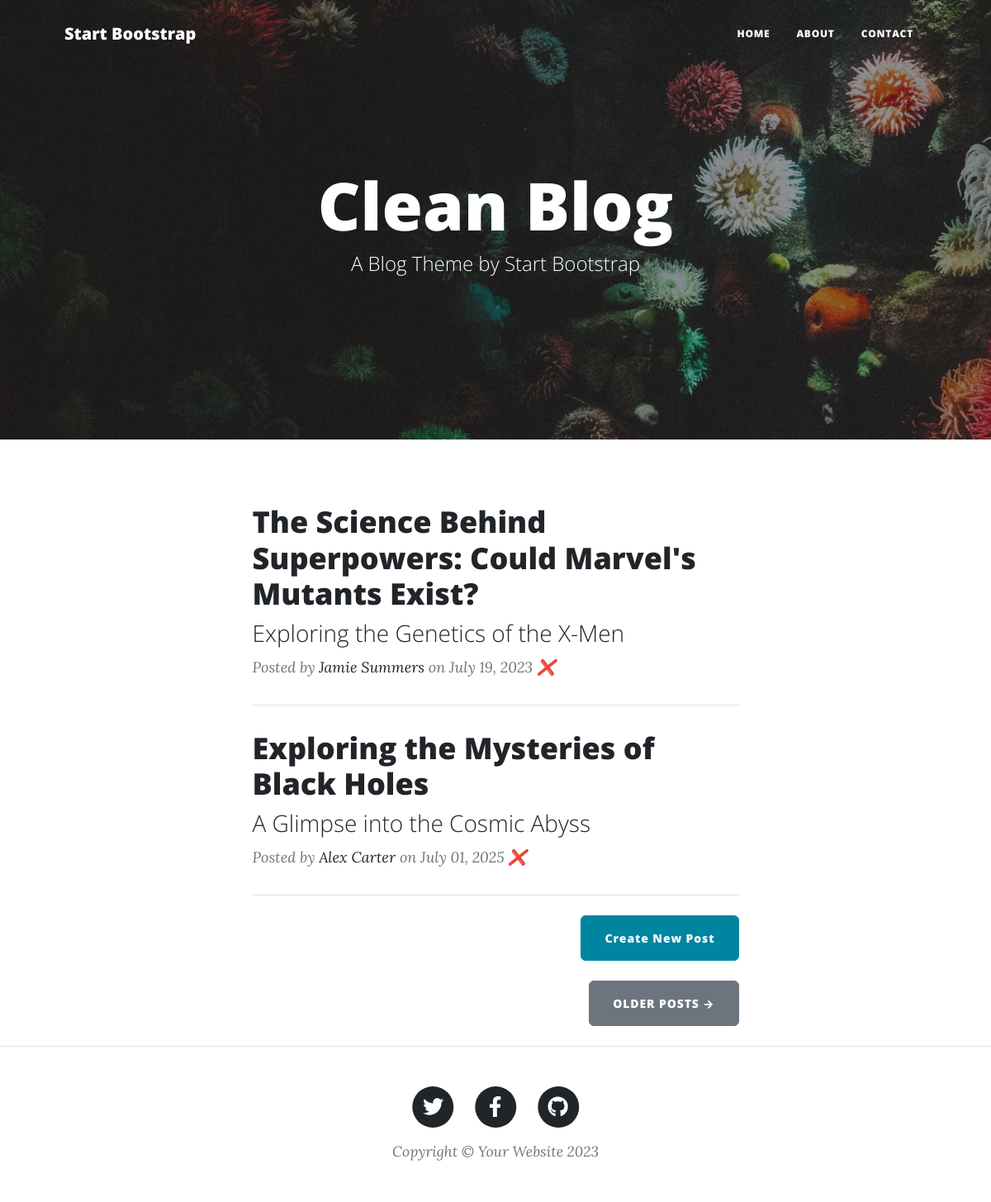
Before: / with the older database file.
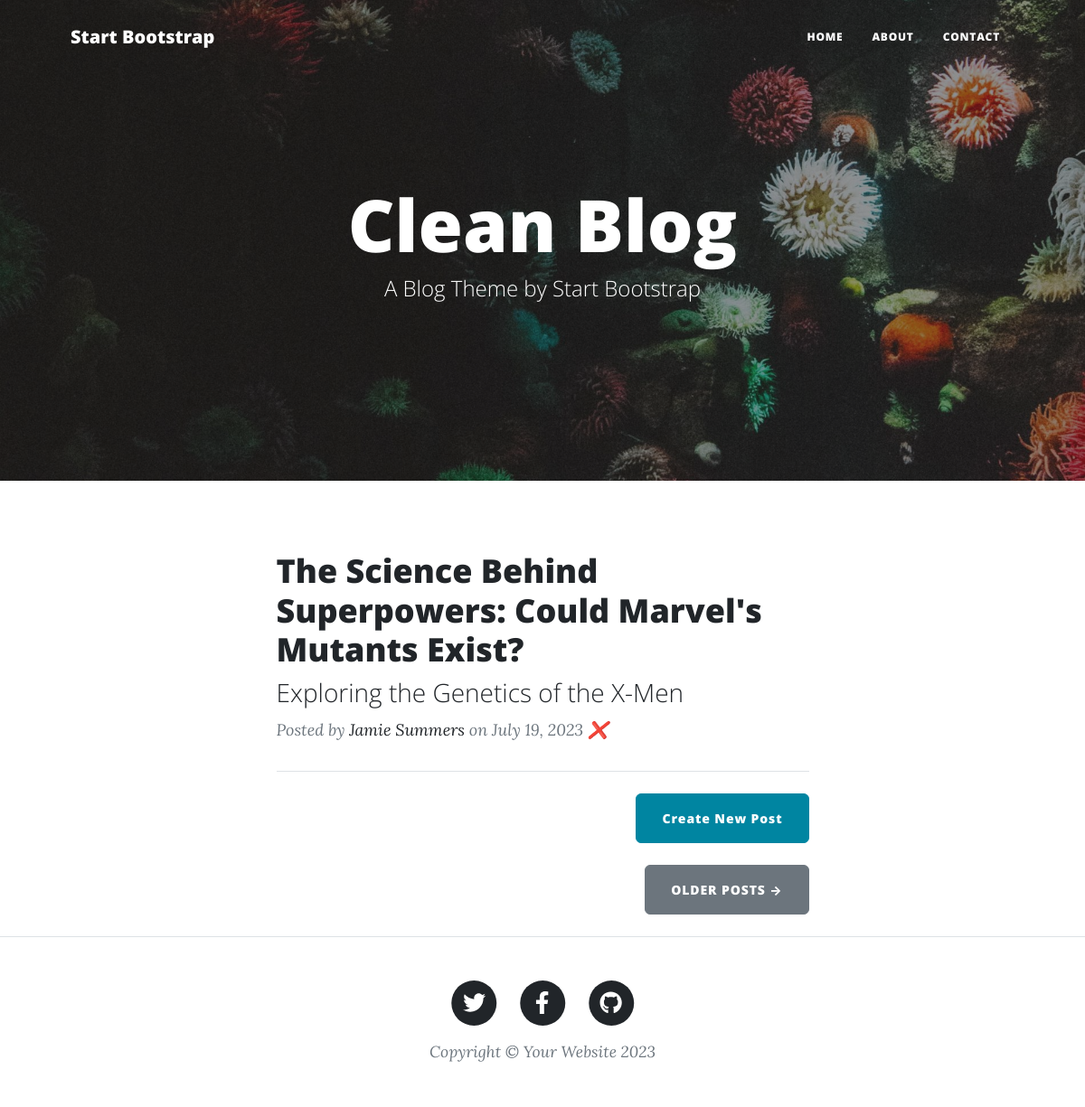
After: the same page with the newer database file.
### main.py (models this page shows)
class BlogPost(db.Model):
    id: Mapped[int] = mapped_column(Integer, primary_key=True)
    title: Mapped[str] = mapped_column(String(250), unique=True, nullable=False)
    subtitle: Mapped[str] = mapped_column(String(250), nullable=False)
    date: Mapped[str] = mapped_column(String(250), nullable=False)
    body: Mapped[str] = mapped_column(Text, nullable=False)
    author: Mapped[str] = mapped_column(String(250), nullable=False)
    img_url: Mapped[str] = mapped_column(String(250), nullable=False)

### main.py (the view)
@app.route('/')
def get_all_posts():
    posts = []
    posts = db.session.execute(db.select(BlogPost)).scalars().all()
    return render_template("index.html", all_posts=posts)

### templates/index.html
{% include "header.html" %}
<header
  class="masthead"
  style="background-image: url('../static/assets/img/home-bg.jpg')"
>
  <div class="container position-relative px-4 px-lg-5">
    <div class="row gx-4 gx-lg-5 justify-content-center">
      <div class="col-md-10 col-lg-8 col-xl-7">
        <div class="site-heading">
          <h1>Clean Blog</h1>
          <span class="subheading">A Blog Theme by Start Bootstrap</span>
        </div>
      </div>
    </div>
  </div>
</header>
<div class="container px-4 px-lg-5">
  <div class="row gx-4 gx-lg-5 justify-content-center">
    <div class="col-md-10 col-lg-8 col-xl-7">
      {% for post in all_posts %}
      <div class="post-preview">
        <a href="{{ url_for('show_post', post_id=post.id) }}">
          <h2 class="post-title">{{ post.title }}</h2>
          <h3 class="post-subtitle">{{ post.subtitle }}</h3>
        </a>
        <p class="post-meta">
          Posted by
          <a href="#">{{post.author}}</a>
          on {{post.date}}
          <a href="{{ url_for('delete_post', post_id=post.id)}}" onclick="return confirm('Are you sure you want to delete this post?');">❌</a>
        </p>
      </div>
      <hr class="my-4" />
      {% endfor %}
      <div class="d-flex justify-content-end mb-4">
        <a
          class="btn btn-primary float-right"
          href="{{url_for('add_new_post')}}"
          >Create New Post</a
        >
      </div>
      <div class="d-flex justify-content-end mb-4">
        <a class="btn btn-secondary text-uppercase" href="#!">Older Posts →</a>
      </div>
    </div>
  </div>
</div>
{% include "footer.html" %}

Changed rows visible on the page:
removed BlogPost: title "Exploring the Mysteries of Black Holes", subtitle "A Glimpse into the Cosmic Abyss", author "Alex Carter", date "July 01, 2025"
